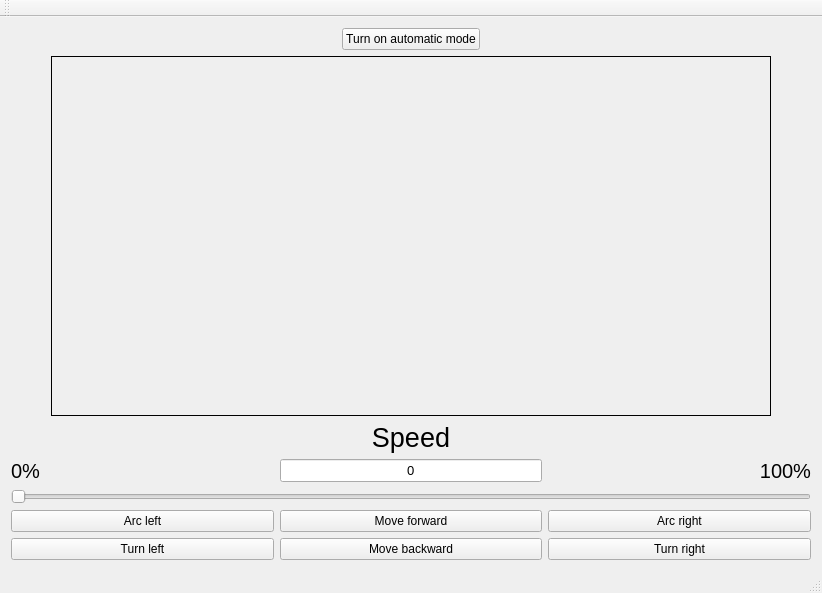
<?xml version="1.0" encoding="UTF-8"?>
<ui version="4.0">
 <class>View</class>
 <widget class="QMainWindow" name="View">
  <property name="geometry">
   <rect>
    <x>0</x>
    <y>0</y>
    <width>822</width>
    <height>593</height>
   </rect>
  </property>
  <property name="windowTitle">
   <string>Robot Control Centre</string>
  </property>
  <widget class="QWidget" name="centralWidget">
   <layout class="QVBoxLayout" name="verticalLayout">
    <item>
     <layout class="QHBoxLayout" name="automaticModeLayout">
      <item>
       <spacer name="horizontalSpacer_5">
        <property name="orientation">
         <enum>Qt::Horizontal</enum>
        </property>
        <property name="sizeHint" stdset="0">
         <size>
          <width>40</width>
          <height>20</height>
         </size>
        </property>
       </spacer>
      </item>
      <item>
       <widget class="QPushButton" name="pushButton">
        <property name="text">
         <string>Turn on automatic mode</string>
        </property>
       </widget>
      </item>
      <item>
       <spacer name="horizontalSpacer_6">
        <property name="orientation">
         <enum>Qt::Horizontal</enum>
        </property>
        <property name="sizeHint" stdset="0">
         <size>
          <width>40</width>
          <height>20</height>
         </size>
        </property>
       </spacer>
      </item>
     </layout>
    </item>
    <item>
     <layout class="QHBoxLayout" name="cameraViewLayout">
      <item>
       <spacer name="horizontalSpacer_2">
        <property name="orientation">
         <enum>Qt::Horizontal</enum>
        </property>
        <property name="sizeType">
         <enum>QSizePolicy::Preferred</enum>
        </property>
        <property name="sizeHint" stdset="0">
         <size>
          <width>40</width>
          <height>20</height>
         </size>
        </property>
       </spacer>
      </item>
      <item>
       <widget class="QLabel" name="cameraOutputLabel">
        <property name="sizePolicy">
         <sizepolicy hsizetype="Expanding" vsizetype="Expanding">
          <horstretch>0</horstretch>
          <verstretch>0</verstretch>
         </sizepolicy>
        </property>
        <property name="frameShape">
         <enum>QFrame::Panel</enum>
        </property>
        <property name="text">
         <string/>
        </property>
        <property name="margin">
         <number>0</number>
        </property>
       </widget>
      </item>
      <item>
       <spacer name="horizontalSpacer">
        <property name="orientation">
         <enum>Qt::Horizontal</enum>
        </property>
        <property name="sizeType">
         <enum>QSizePolicy::Preferred</enum>
        </property>
        <property name="sizeHint" stdset="0">
         <size>
          <width>40</width>
          <height>20</height>
         </size>
        </property>
       </spacer>
      </item>
     </layout>
    </item>
    <item>
     <widget class="QLabel" name="speedLabel">
      <property name="sizePolicy">
       <sizepolicy hsizetype="Preferred" vsizetype="Fixed">
        <horstretch>0</horstretch>
        <verstretch>0</verstretch>
       </sizepolicy>
      </property>
      <property name="minimumSize">
       <size>
        <width>0</width>
        <height>0</height>
       </size>
      </property>
      <property name="font">
       <font>
        <pointsize>20</pointsize>
       </font>
      </property>
      <property name="text">
       <string>Speed</string>
      </property>
      <property name="alignment">
       <set>Qt::AlignCenter</set>
      </property>
     </widget>
    </item>
    <item>
     <layout class="QHBoxLayout" name="speedLabelLayout">
      <item>
       <widget class="QLabel" name="zeroPercentLabel">
        <property name="sizePolicy">
         <sizepolicy hsizetype="Preferred" vsizetype="Fixed">
          <horstretch>0</horstretch>
          <verstretch>0</verstretch>
         </sizepolicy>
        </property>
        <property name="font">
         <font>
          <pointsize>15</pointsize>
         </font>
        </property>
        <property name="text">
         <string>0%</string>
        </property>
       </widget>
      </item>
      <item>
       <widget class="QLineEdit" name="speedEditDisplay">
        <property name="sizePolicy">
         <sizepolicy hsizetype="Preferred" vsizetype="Fixed">
          <horstretch>0</horstretch>
          <verstretch>0</verstretch>
         </sizepolicy>
        </property>
        <property name="font">
         <font>
          <pointsize>10</pointsize>
         </font>
        </property>
        <property name="text">
         <string>0</string>
        </property>
        <property name="alignment">
         <set>Qt::AlignCenter</set>
        </property>
       </widget>
      </item>
      <item>
       <widget class="QLabel" name="oneHundredPercentLabel">
        <property name="sizePolicy">
         <sizepolicy hsizetype="Preferred" vsizetype="Fixed">
          <horstretch>0</horstretch>
          <verstretch>0</verstretch>
         </sizepolicy>
        </property>
        <property name="font">
         <font>
          <pointsize>15</pointsize>
         </font>
        </property>
        <property name="text">
         <string>100%</string>
        </property>
        <property name="alignment">
         <set>Qt::AlignRight|Qt::AlignTrailing|Qt::AlignVCenter</set>
        </property>
       </widget>
      </item>
     </layout>
    </item>
    <item>
     <widget class="QSlider" name="speedPWMSlider">
      <property name="sizePolicy">
       <sizepolicy hsizetype="Expanding" vsizetype="Preferred">
        <horstretch>0</horstretch>
        <verstretch>0</verstretch>
       </sizepolicy>
      </property>
      <property name="orientation">
       <enum>Qt::Horizontal</enum>
      </property>
     </widget>
    </item>
    <item>
     <layout class="QHBoxLayout" name="firstHalfOfButtonsLayout">
      <item>
       <widget class="QPushButton" name="arcLeftButton">
        <property name="text">
         <string>Arc left</string>
        </property>
       </widget>
      </item>
      <item>
       <widget class="QPushButton" name="moveForwardButton">
        <property name="text">
         <string>Move forward</string>
        </property>
       </widget>
      </item>
      <item>
       <widget class="QPushButton" name="arcRightButton">
        <property name="text">
         <string>Arc right</string>
        </property>
       </widget>
      </item>
     </layout>
    </item>
    <item>
     <layout class="QHBoxLayout" name="secondHalfOfButtonsLayout">
      <item>
       <widget class="QPushButton" name="turnLeftButton">
        <property name="text">
         <string>Turn left</string>
        </property>
       </widget>
      </item>
      <item>
       <widget class="QPushButton" name="moveBackwardButton">
        <property name="text">
         <string>Move backward</string>
        </property>
       </widget>
      </item>
      <item>
       <widget class="QPushButton" name="turnRightButton">
        <property name="text">
         <string>Turn right</string>
        </property>
       </widget>
      </item>
     </layout>
    </item>
   </layout>
  </widget>
  <widget class="QToolBar" name="mainToolBar">
   <attribute name="toolBarArea">
    <enum>TopToolBarArea</enum>
   </attribute>
   <attribute name="toolBarBreak">
    <bool>false</bool>
   </attribute>
  </widget>
  <widget class="QStatusBar" name="statusBar"/>
 </widget>
 <layoutdefault spacing="6" margin="11"/>
 <resources/>
 <connections/>
</ui>
